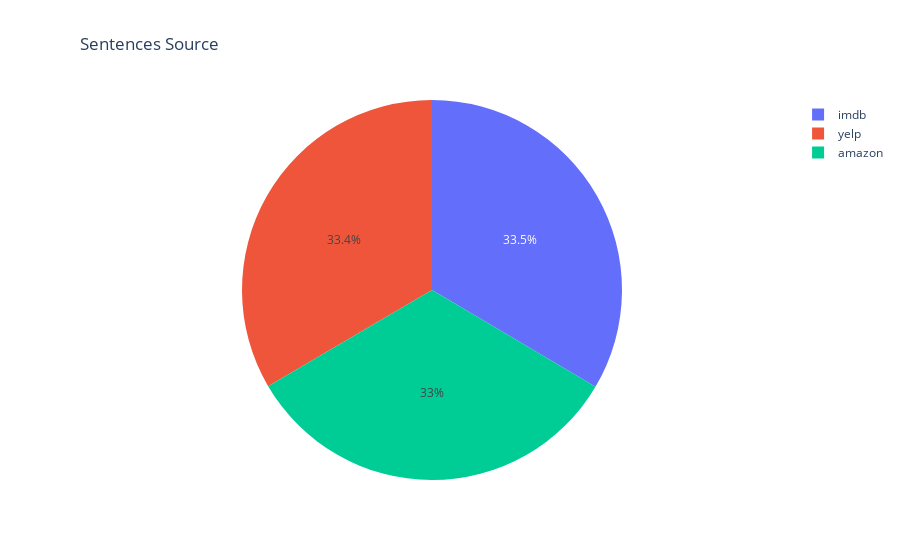

Source (notebook cell):
### Markdown cell above
**Pie chart Vizualization**

### Code cell
labels = sentiment_data_df.source.value_counts().index
values = sentiment_data_df.source.value_counts()

fig = go.Figure(data=[go.Pie(labels=labels, values=values)])

fig.update_layout(
    title=go.layout.Title(
        text="Sentences Source",
        xref="paper",
        x=0
    )
)

fig.show()

### Figure 1 — Plotly figure (JSON) as saved in the notebook; plotly's stock layout.template omitted (floating-point values rounded to 4 significant figures)
{"data": [{"labels": ["imdb", "yelp", "amazon"], "type": "pie", "values": [994, 992, 980]}], "layout": {"title": {"text": "Sentences Source", "x": 0, "xref": "paper"}}}
